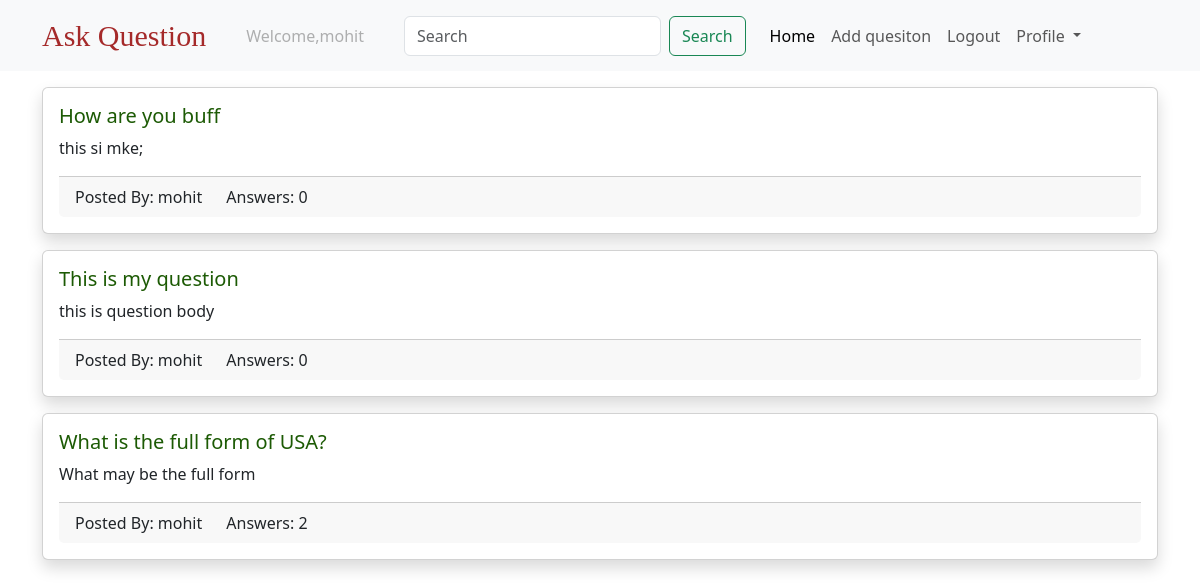
Page / (signed in) on the earlier database version.
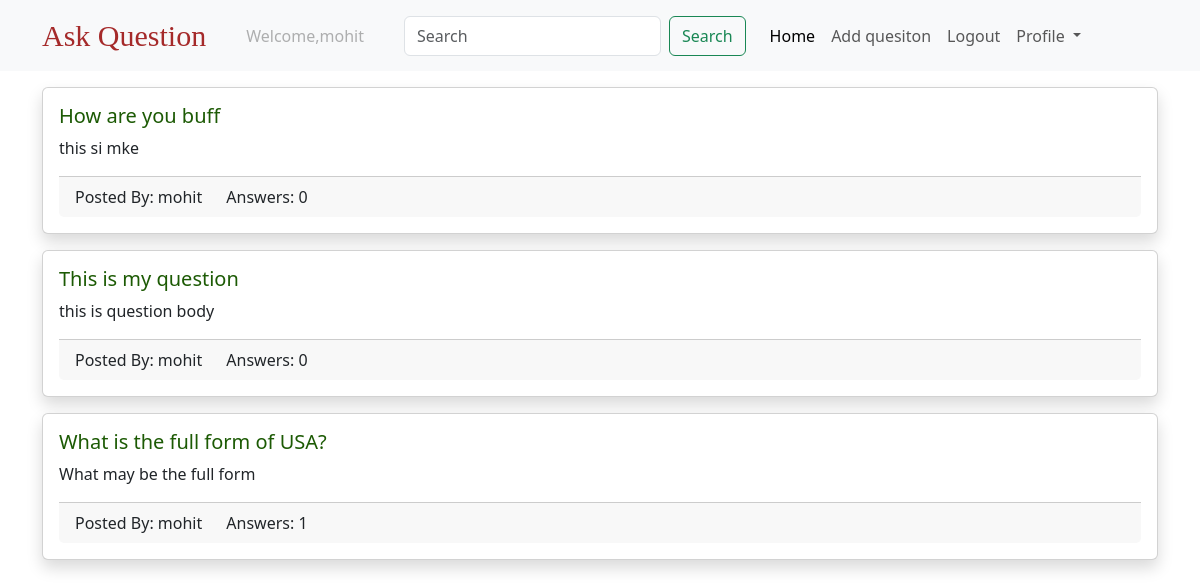
Same page on the later database version.
### users/models.py (models this page shows)
class CustomUser(AbstractUser):
    pass

### questions/models.py (models this page shows, shortened)
class Question(models.Model):
    created_at = models.DateTimeField(auto_now_add=True)
    title = models.CharField(max_length=250)
    body = models.TextField()
    slug = models.SlugField(max_length=250, unique=True)
    author = models.ForeignKey(settings.AUTH_USER_MODEL,
                               on_delete=models.CASCADE,
                               related_name='questions')

### questions/views.py (the view)
# urls.py: path("", question_list, name = "question-list"),
@login_required
def question_list(request):
    if 'q' in request.GET:
        q = request.GET['q']
        question_list = Question.objects.filter(title__icontains = q).order_by('-created_at')
    else:
        question_list = Question.objects.all().order_by('-created_at')
    return render(request,"Qlist.html",{'question_list': question_list})

### templates/Qlist.html (shortened to what this page needs)
{% extends 'base.html'%}
{% block body%}
<div class = "container">
    {% for question in question_list%}
     <div class = "card mt-3 shadow">
        <div class = "card-body">
            <h5 class = "card-title "><a class  = "link-style"href="{% url 'question-details' question.slug%}">{{question.title}}</a></h5>
            <p class = "card-text">{{question.body}}</p>
            <div class = "card-footer">
                <div class = "row">
                    <div class = "col col-md-auto">
                        Posted By: {{question.author.username}}
                    </div>
                    <div class = "col col-md-auto">
                        Answers: {{question.answers.count}}
                    </div>
                </div>
            </div>
        </div>
     </div>
    {% endfor %}
</div>
{% endblock %}

### templates/base.html (shortened to what this page needs)
<!DOCTYPE html>
<html lang="en">
<head>
    <link href="https://cdn.jsdelivr.net/npm/bootstrap@5.3.2/dist/css/bootstrap.min.css" rel="stylesheet">
{% include 'navbar.html'%}
</head>
<body>
    {% block body%}
    {%  endblock %}
</body>
</html>

### templates/navbar.html (shortened to what this page needs)
<nav class="navbar navbar-expand-lg bg-body-tertiary">
    <div class="container">
      <a class="navbar-brand text-style" href="{%url 'question-list'%}">Ask Question</a>
      <div class="collapse navbar-collapse" id="navbarSupportedContent">
        <ul class="navbar-nav me-auto mb-2 mb-lg-0">
          {% if request.user.is_authenticated %}
            <li class="nav-item mx-3">
                <a class="nav-link disabled" aria-disabled="true">Welcome,{{request.user.username}}</a>
              </li>
              <form class="d-flex mx-3" role="search">
                <input class="form-control me-2" type="search" placeholder="Search" name = "q"aria-label="Search">
                <button class="btn btn-outline-success" type="submit">Search</button>
              </form>
          <li class="nav-item">
            <a class="nav-link active" aria-current="page" href="{% url 'question-list'%}">Home</a>
          </li>
          <li class="nav-item">
            <a class="nav-link" href="{% url 'add-question'%}">Add quesiton</a>
          </li>
          <li class="nav-item">
            <a class="nav-link" href="{% url 'logout'%}">Logout</a>
          </li>
          <li class="nav-item dropdown">
            <a class="nav-link dropdown-toggle" href="#" role="button" data-bs-toggle="dropdown" aria-expanded="false">
             Profile
            </a>
          {% endif%}
        </ul>
      </div>
    </div>
  </nav>

### templates/navbar.html (style rules this page uses)
.text-style { font-size: 30px !important; font-family: fantasy !important; color:brown !important; }

### templates/Qlist.html (style rules this page uses)
.link-style { text-decoration:none; color: rgb(28,90,4); }

Differences in the rows shown:
changed Question "How are you buff": body "this si mke;" → "this si mke"
computed for Question "What is the full form of USA?": answers.count "2" → "1"
